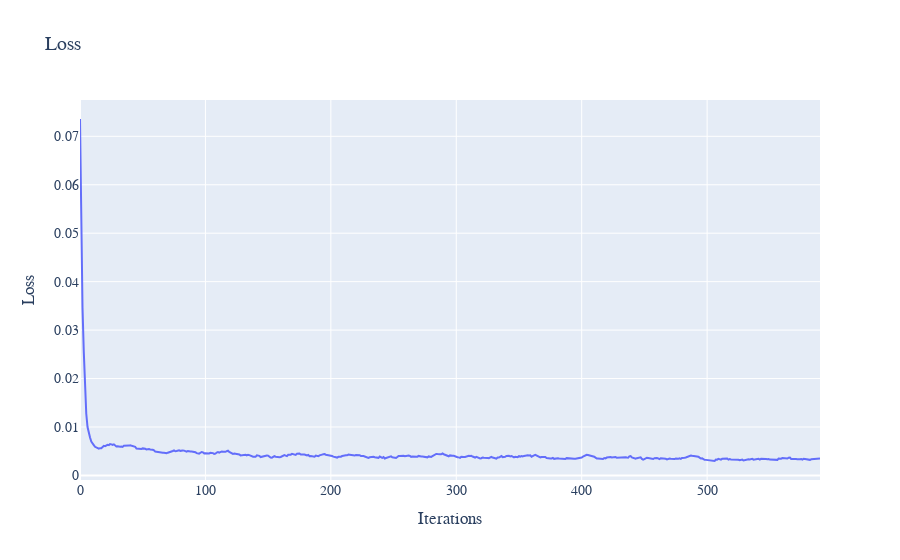

Source (notebook cell):
### Code cell
eq = OPINION()
model = MODEL_CONFIG = {
    "hidden_dim": 64,
    "learning_rate": 1e-4,
    "loss_weights": (1, 1),
    "sampling_method": "uniform",
    "lr_decay": 0.98,
    "network_type": "FF",
    "optimiser": "Adam",
    "method": "Galerkin"
}
solver = DeepPDESolver(model, eq)
solver.load(path)
losses = list(solver.train(600))
plot_losses(losses)

### Figure 1 — Plotly figure (JSON) as saved in the notebook; plotly's stock layout.template omitted (floating-point values rounded to 4 significant figures; data arrays with more than 128 entries replaced by an {"elided": "..."} marker saying what was removed)
{"data": [{"mode": "lines", "name": "Error at x=0.1", "type": "scatter", "x": {"elided": "591 int values"}, "xaxis": "x", "y": {"elided": "591 float values"}, "yaxis": "y"}], "layout": {"font": {"family": "Courier New, monospace", "size": 14}, "title": {"text": "Loss"}, "xaxis": {"anchor": "y", "domain": [0, 1], "title": {"text": "Iterations"}}, "yaxis": {"anchor": "x", "domain": [0, 1], "title": {"text": "Loss"}}}}
